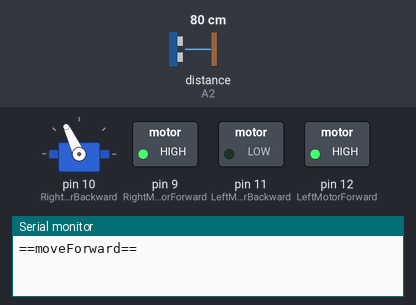
The sketch below on a simulated Arduino Uno, built with avr-gcc and run on an emulated ATmega328P. On the bench: servo, switched loads named in the sketch (green lamp = pin HIGH), the last lines printed to the serial monitor. The inputs (shaded band) are chosen by the test bench; at power-on: distance to the obstacle (sensor on A2) 80 cm. The echo pulse lasts 58.3 µs per cm; pins used as bus, display or sensor lines are not drawn.

Above: at 3.9 s.
4.0 s: distance to the obstacle (sensor on A2) set to 22 cm
5.5 s: distance to the obstacle (sensor on A2) set to 19 cm
At 7.1 s:
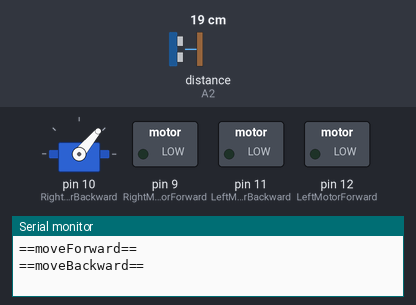
11.5 s: distance to the obstacle (sensor on A2) set to 35 cm
At 12.5 s:
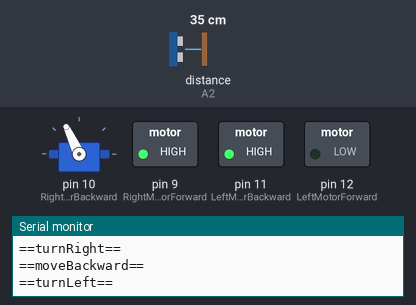
14.1 s: distance to the obstacle (sensor on A2) set to 2 cm
At 17.4 s:
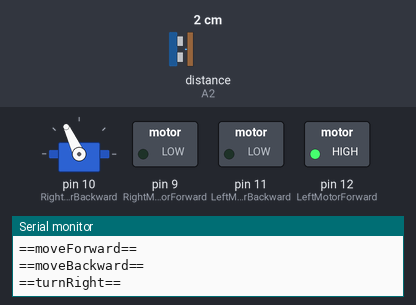
Timing chart, 0 to 18.1 s (numbered marks = the images above; inputs shaded):
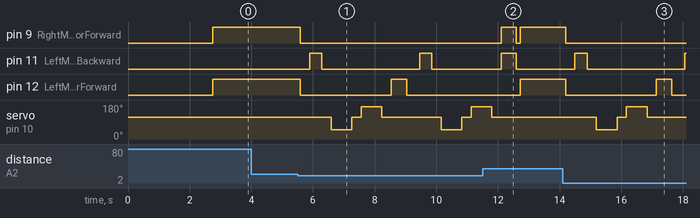

The sketch:

obstacle_avoiding_robot_with_l298n.ino
```cpp
#include <Servo.h>          //Servo motor library. This is standard library
#include <NewPing.h>        //Ultrasonic sensor function library.

//our L298N control pins
const int LeftMotorForward = 12;
const int LeftMotorBackward = 11;
const int RightMotorForward = 9;
const int RightMotorBackward = 10;

//sensor pins
#define trig_pin A1 //analog input 1
#define echo_pin A2 //analog input 2

#define maximum_distance 250
boolean goesForward = false;
int distance = 150;

NewPing sonar(trig_pin, echo_pin, maximum_distance); //sensor function
Servo servo_motor; //our servo name


void setup(){

  Serial.begin(9600);

  pinMode(RightMotorForward, OUTPUT);
  pinMode(LeftMotorForward, OUTPUT);
  pinMode(LeftMotorBackward, OUTPUT);
  pinMode(RightMotorBackward, OUTPUT);

  servo_motor.attach(10); //our servo pin

  servo_motor.write(115);
  delay(2000);
  distance = readPing();
  delay(100);
  distance = readPing();
  delay(100);
  distance = readPing();
  delay(100);
  distance = readPing();
  delay(100);
}

void loop(){

  int distanceRight = 0;
  int distanceLeft = 0;
  delay(50);

  if (distance <= 20){
    moveStop();
    delay(300);
    moveBackward();
    delay(400);
    moveStop();
    delay(300);
    distanceRight = lookRight();
    delay(300);
    distanceLeft = lookLeft();
    delay(300);

    if (distance >= distanceLeft){
      turnRight();
      moveStop();
    }
    else{
      turnLeft();
      moveStop();
    }
  }
  else{
    moveForward();
  }
    distance = readPing();
}

int lookRight(){
  servo_motor.write(50);
  delay(500);
  int distance = readPing();
  delay(100);
  servo_motor.write(115);
  return distance;
}

int lookLeft(){
  servo_motor.write(170);
  delay(500);
  int distance = readPing();
  delay(100);
  servo_motor.write(115);
  return distance;
  delay(100);
}

int readPing(){
  delay(70);
  int cm = sonar.ping_cm();
  if (cm==0){
    cm=250;
  }
  return cm;
}

void moveStop(){

  digitalWrite(RightMotorForward, LOW);
  digitalWrite(LeftMotorForward, LOW);
  digitalWrite(RightMotorBackward, LOW);
  digitalWrite(LeftMotorBackward, LOW);
}

void moveForward(){

  if(!goesForward){

    Serial.println("==moveForward==");

    goesForward=true;

    digitalWrite(LeftMotorForward, HIGH);
    digitalWrite(RightMotorForward, HIGH);

    digitalWrite(LeftMotorBackward, LOW);
    digitalWrite(RightMotorBackward, LOW);
  }
}

void moveBackward(){

  goesForward=false;

  Serial.println("==moveBackward==");

  digitalWrite(LeftMotorBackward, HIGH);
  digitalWrite(RightMotorBackward, HIGH);

  digitalWrite(LeftMotorForward, LOW);
  digitalWrite(RightMotorForward, LOW);

}

void turnRight(){

  Serial.println("==turnRight==");

  digitalWrite(LeftMotorForward, HIGH);
  digitalWrite(RightMotorBackward, HIGH);

  digitalWrite(LeftMotorBackward, LOW);
  digitalWrite(RightMotorForward, LOW);

  delay(500);

  digitalWrite(LeftMotorForward, HIGH);
  digitalWrite(RightMotorForward, HIGH);

  digitalWrite(LeftMotorBackward, LOW);
  digitalWrite(RightMotorBackward, LOW);


}

void turnLeft(){

  Serial.println("==turnLeft==");

  digitalWrite(LeftMotorBackward, HIGH);
  digitalWrite(RightMotorForward, HIGH);

  digitalWrite(LeftMotorForward, LOW);
  digitalWrite(RightMotorBackward, LOW);

  delay(500);

  digitalWrite(LeftMotorForward, HIGH);
  digitalWrite(RightMotorForward, HIGH);

  digitalWrite(LeftMotorBackward, LOW);
  digitalWrite(RightMotorBackward, LOW);
}
```

Measured:
- the behaviour switches between 21 and 20 cm on distance to the obstacle (sensor on A2) (found by bisection; images 0 and 1)
- after the input at 4.0 s, every drawn part: stays the same
- after the input at 5.5 s, pin 9 (RightMotorForward): HIGH → LOW after 0.09 s; pin 11 (LeftMotorBackward): alternates HIGH for 0.40 s and LOW for 3.2 s, starting after 0.39 s
- after the input at 11.5 s, pin 9 (RightMotorForward): LOW → HIGH after 0.60 s, → LOW 0.50 s later, → HIGH 0.12 s later; servo on pin 10 (RightMotorBackward): goes on until 11.8 s, then stays 115°
- after the input at 14.1 s, pin 9 (RightMotorForward): HIGH → LOW after 0.09 s; pin 11 (LeftMotorBackward): LOW → HIGH after 0.39 s, → LOW 0.40 s later, → HIGH 3.2 s later
